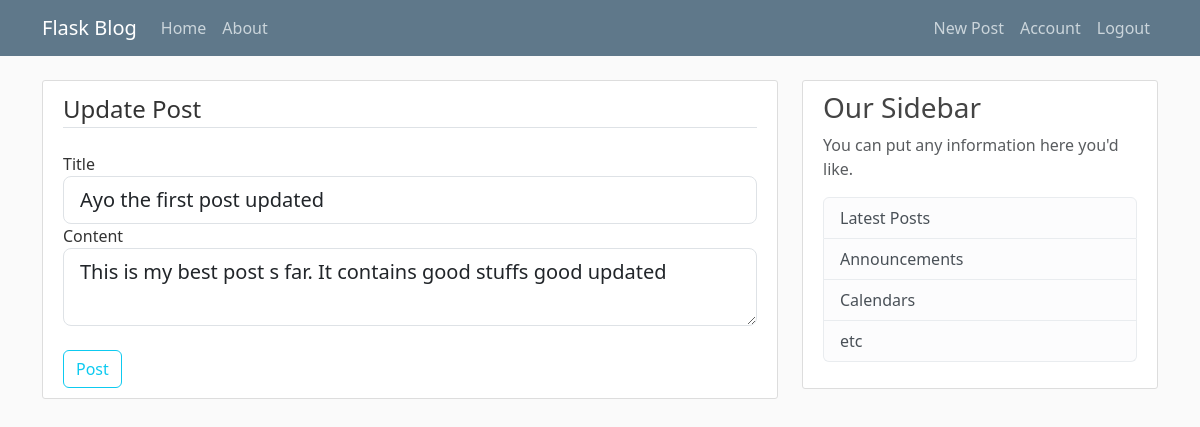
/post/5/update (signed in), run on the app's committed database.
### flaskblog/models.py (models this page shows, shortened)
class Post(db.Model):
    id = db.Column(db.Integer, primary_key=True)
    title = db.Column(db.String(100), nullable=False)
    date_posted = db.Column(db.DateTime, nullable=False, default=datetime.now())
    content = db.Column(db.Text, nullable=False)
    user_id = db.Column(db.Integer, db.ForeignKey('user.id'), nullable=False)

### flaskblog/posts/routes.py (the view)
@posts.route("/post/<int:post_id>/update", methods=['GET', 'POST'])
@login_required
def update_post(post_id):  # this is used by the current_user to update the post the current_user created
    post = Post.query.get_or_404(post_id)  # 'get_or_404' means to get the post object(post_id) or return a 404 error if the post_id does not exist
    if post.author != current_user:
        abort(403)  # this prevents a current_user who did not create the post to update it
    form = PostForm()
    if form.validate_on_submit():
        post.title = form.title.data
        post.content = form.content.data
        db.session.commit()
        flash('Your post has been updated!', 'success')
        return redirect(url_for('posts.post', post_id=post.id))
    elif request.method == 'GET':
        form.title.data = post.title
        form.content.data = post.content
    return render_template("create_post.html", title='Update Post', form=form, legend='Update Post')

### flaskblog/posts/forms.py
class PostForm(FlaskForm):
    title = StringField('Title', validators=[DataRequired()])
    content = TextAreaField('Content', validators=[DataRequired()])
    submit = SubmitField('Post')

### flaskblog/models.py (called while the page is built)
@login_manager.user_loader
def load_user(user_id):  # this is used for login where if the user inputs a wrong email, it gives our own created flash message rather than the flask default message. It overides the existing flask error message
    return User.query.get(user_id)

### flaskblog/templates/create_post.html (shortened to what this page needs)
{% extends 'layout.html' %}
{% block content %}
    <div class="content-section">
        <form method="POST" action="">
            <fieldset class="form-group">
                <legend class="border-bottom mb-4">{{ legend }}</legend>
                <div class="form-group">
                    {{ form.title.label(class="form-control-label") }}
                    {% if form.title.errors %}
                        {{ form.title(class="form-control form-control-lg is-invalid") }}
                        <div class="invalid-feedback">
                            {% for error in form.title.errors %}
                                <span>{{ error }}</span>
                            {% endfor %}
                        </div>
                    {% else %}
                        {{ form.title(class="form-control form-control-lg") }}
                    {% endif %}
                </div>
                <div class="form-group">
                    {{ form.content.label(class="form-control-label") }}
                    {% if form.content.errors %}
                        {{ form.content(class="form-control form-control-lg is-invalid") }}
                        <div class="invalid-feedback">
                            {% for error in form.content.errors %}
                                <span>{{ error }}</span>
                            {% endfor %}
                        </div>
                    {% else %}
                        {{ form.content(class="form-control form-control-lg") }}
                    {% endif %}
                </div>
            </fieldset>
            <br>
            <div class="form-group">
                {{ form.submit(class="btn btn-outline-info") }}
            </div>
        </form>
    </div>
{% endblock content %}

### flaskblog/static/main.css (style rules this page uses)
body { background: #fafafa; color: #333333; margin-top: 5rem; }
.content-section { background: #ffffff; padding: 10px 20px; border: 1px solid #dddddd; border-radius: 3px; margin-bottom: 20px; }

### data on the page
Post: title "Ayo the first post updated", content "This is my best post s far. It contains good stuffs good updated"

### other printed values
{{ legend }} "Update Post"
